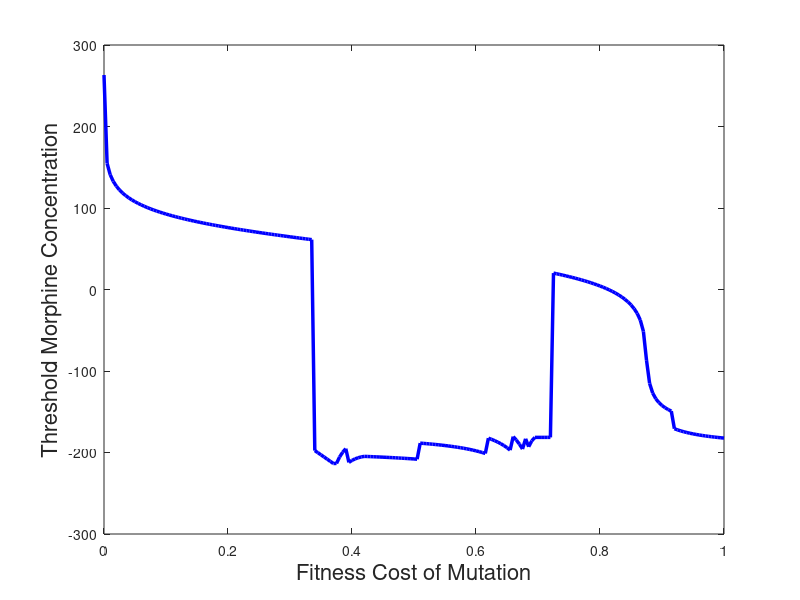

This chart was generated by the following MATLAB code:
clear all

Ef = [0:0.005:1];
% Ef = 0.2;
F = zeros(length(Ef),1);
M = zeros(length(Ef),1);

%%%q and r params, we can just use morphine values
r = 0.52;
q = 1.23e-6;

%most of the paramters
lambda = 3690;%3690;
bl = 1e-9;
bh = 1e-7;
p = 2000; %2500
b = 0.05;%0.005 Vitaly: 0.01 to 0.4
B = 7;%10.5;%50
dt = 0.01;
dv = 23;
di = 0.3;
dc = 0.63; %0.63

ep = 3e-5;
mu = 1;%4/24;
eta = 1;

alp = 6.7e-6;%6.7e-6
gamma = 1; %0.4;%0.4;
xi = 1;

omega = 50;

%%%steady state values
Tl = (lambda*(q+dt))/(dt*(q+r+dt));
Th = (lambda*r)/(dt*(q+r+dt));

wtop = -p*(Th*bh*(ep/(mu+eta*M)) + Tl*bl*(ep/(mu+eta*M)) - Th*bh - Tl*bl);
mtop = -p*(B*F*Th*bh + B*F*Tl*bl - B*Th*bh - B*Tl*bl + F*Th*bh +...
        F*Tl*bl - Th*bh - Tl*bl);

for i = 1:length(Ef)

    F = Ef(i);

    % C = ((omega*exp(-0.05*M))/dc);

    %%%basic reproduction equations
    fun = @(M) (-p*(Th*bh*(ep/(mu+eta*M)) + Tl*bl*(ep/(mu+eta*M)) - Th*bh - Tl*bl))/...
        ((((omega*exp(-0.05*M))/dc)*b + di)*dv) -...
        (-p*(B*F*Th*bh + B*F*Tl*bl - B*Th*bh - B*Tl*bl + F*Th*bh +...
        F*Tl*bl - Th*bh - Tl*bl))...
        /((B*di + ((omega*exp(-0.05*M))/dc)*b +di)*dv);
    
    options = optimset('Display','off');
    M(i) = fsolve(fun,100,options);
end

hold on
plot(Ef,M,'b','LineWidth',2.5);
xlabel('Fitness Cost of Mutation','FontSize',16)
ylabel('Threshold Morphine Concentration','FontSize',16)
% axis([0 1 0 300])
% plot([0.935 1],[0 0],'b','LineWidth',2.5)
set(gca,'box','on')


% M =solve(Rw==Rm,M);
